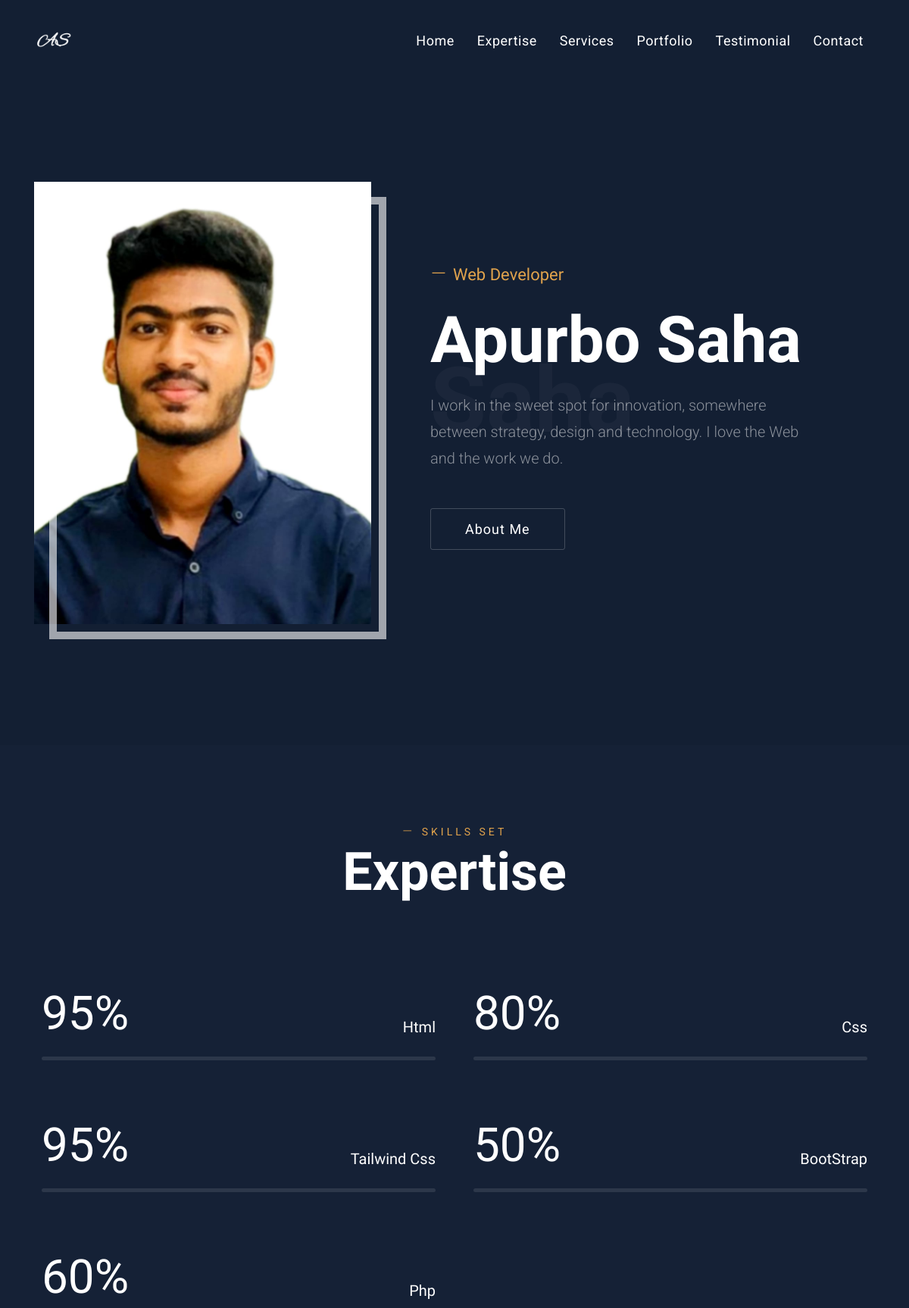
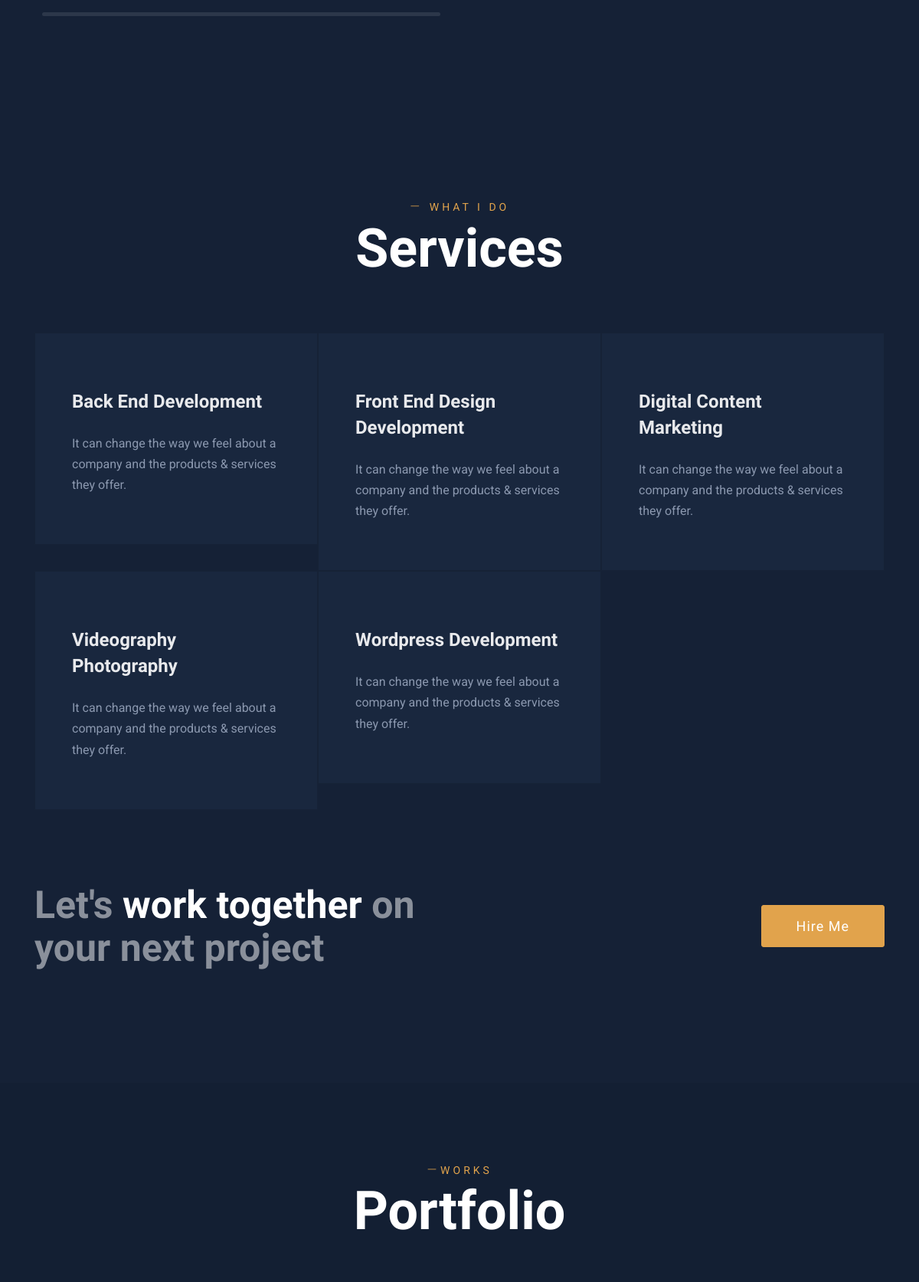
The page / (upper part) on the database its author committed (2 pictures, top to bottom).
### tables this page shows
CREATE TABLE `logos` (
  `Id` int(100) NOT NULL,
  `Header` varchar(100) NOT NULL,
  `Footer` varchar(100) NOT NULL
);

CREATE TABLE `abouts` (
  `Id` int(100) NOT NULL,
  `Designation` varchar(100) NOT NULL,
  `Name` varchar(100) NOT NULL,
  `Description` varchar(200) NOT NULL,
  `Image` varchar(100) NOT NULL
);

CREATE TABLE `skills` (
  `Id` int(100) NOT NULL,
  `Name` varchar(100) NOT NULL,
  `Parcentage` varchar(100) NOT NULL,
  `Status` varchar(100) NOT NULL DEFAULT '0'
);

CREATE TABLE `services` (
  `Id` int(100) NOT NULL,
  `Name` varchar(100) NOT NULL,
  `Description` varchar(200) NOT NULL,
  `Status` varchar(100) NOT NULL DEFAULT '0'
);

### index.php (the view, shortened to what this page needs)
<?php
require 'db.php';
$logo = "SELECT * FROM logos";
$logo_query = mysqli_query($db_connection, $logo);
$after_assoc_logo = mysqli_fetch_assoc($logo_query);
$select_data = "SELECT * FROM abouts";
$data_query = mysqli_query($db_connection, $select_data);
$after_assoc_data = mysqli_fetch_assoc($data_query);
$skill = "SELECT * FROM skills WHERE Status= 1";
$skill_res =  mysqli_query($db_connection, $skill);
$service = "SELECT * FROM services WHERE Status= 1";
$service_res = mysqli_query($db_connection, $service);
?>
<!DOCTYPE html>
<html lang="zxx">
<head>
	<link rel="stylesheet" href="plugins/bootstrap/css/bootstrap.min.css">
	<link rel="stylesheet" href="plugins/themify/css/themify-icons.css">
	<link rel="stylesheet" href="plugins/animate-css/animate.css">
	<link rel="stylesheet" href="plugins/aos/aos.css">
	<link rel="stylesheet" href="plugins/owl/assets/owl.carousel.min.css">
	<link rel="stylesheet" href="plugins/owl/assets/owl.theme.default.min.css">
	<link rel="stylesheet" href="plugins/slick-carousel/slick/slick.css">
	<link rel="stylesheet" href="plugins/slick-carousel/slick/slick-theme.css">
	<link rel="stylesheet" href="css/style.css">
</head>
<body class="portfolio" id="top">
	<nav class="navbar navbar-expand-lg bg-transprent py-4 fixed-top navigation" id="navbar">
		<div class="container">
			<a class="navbar-brand" href="index.html">
				<img src="logos/<?= $after_assoc_logo['Header'] ?>" alt="" width="50">
			</a>
			<div class="collapse navbar-collapse text-center" id="navbarsExample09">
				<ul class="navbar-nav ml-auto">
					<li class="nav-item"><a class="nav-link" href="index.php">Home</a></li>
					<li class="nav-item"><a class="nav-link smoth-scroll" href="#skillbar">Expertise</a></li>
					<li class="nav-item"><a class="nav-link smoth-scroll" href="#service">Services</a></li>
					<li class="nav-item"><a class="nav-link smoth-scroll" href="#portfolio">Portfolio</a></li>
					<li class="nav-item"><a class="nav-link smoth-scroll" href="#testimonial">Testimonial</a></li>
					<li class="nav-item"><a class="nav-link smoth-scroll" href="#contact">Contact</a></li>
				</ul>
			</div>
		</div>
	</nav>
	<section class="slider py-7 ">
		<div class="container">
			<div class="row align-items-center">
				<div class="col-lg-5 col-sm-12 col-12 col-md-5">
					<div class="slider-img position-relative">
						<img src="uploads/<?= $after_assoc_data['Image'] ?>" alt="" class="img-fluid w-100">
					</div>
				</div>
				<div class="col-lg-6 col-12 col-md-7">
					<?php
					$after_assoc = explode(' ', $after_assoc_data['Name']);
					$last = end($after_assoc);
					?>
					<div class="ml-5 position-relative mt-5 mt-lg-0">
						<span class="head-trans"><?= $last ?></span>
						<h1 class="font-weight-normal text-color text-md"><i class="ti-minus mr-2"></i><?= $after_assoc_data['Designation'] ?></h1>
						<h2 class="mt-3 text-lg mb-3 text-capitalize"><?= $after_assoc_data['Name'] ?></h2>
						<p class="animated fadeInUp lead mt-4 mb-5 text-white-50 lh-35"><?= $after_assoc_data['Description'] ?></p>
						<a href="#about" class="btn btn-solid-border">About Me</a>
					</div>
				</div>
			</div>
		</div>
	</section>
	<section class="section bg-gray" id="skillbar" data-aos="fade-up">
		<div class="container">
			<div class="row justify-content-center">
				<div class="col-lg-8">
					<div class="section-title text-center">
						<span class="text-color mb-0 text-uppercase letter-spacing text-sm"><i class="ti-minus mr-2"></i>Skills Set</span>
						<h2 class="title">Expertise</h2>
					</div>
				</div>
			</div>
			<div class="row">
				<?php foreach ($skill_res as $skills) { ?>
					<div class="col-lg-6 col-md-6">
						<div class="skill-bar mb-4 mb-lg-0">
							<div class="mb-4 text-right">
								<h4 class="font-weight-normal"><?= $skills['Name'] ?></h4>
							</div>
							<div class="progress">
								<div class="progress-bar" data-percent="<?= $skills['Parcentage'] ?>">
									<span class="percent-text"><span class="count"><?= $skills['Parcentage'] ?></span>%</span>
								</div>
							</div>
						</div>
					</div>
				<?php } ?>
			</div>
		</div>
	</section>
	<section class="section bg-gray" id="service" data-aos="fade-up">
		<div class="container">
			<div class="row justify-content-center">
				<div class="col-lg-8">
					<div class="section-title text-center">
						<span class="text-color mb-0 text-uppercase letter-spacing text-sm"><i class="ti-minus mr-2"></i>What i do</span>
						<h2 class="title">Services</h2>
					</div>
				</div>
			</div>
			<div class="row no-gutters">
				<?php foreach ($service_res as $services) { ?>
					<div class="col-lg-4 col-md-6">
						<div class="card p-5 rounded-0">
							<h3 class="my-4 text-capitalize"><?= $services['Name'] ?></h3>
							<p><?= $services['Description'] ?></p>
						</div>
					</div>
				<?php } ?>
			</div>
			<div class="row align-items-center mt-5" data-aos="fade-up">
				<div class="col-lg-6 mt-5">
					<h2 class="mb-5 text-lg-2 text-white-50">Let's <span class="text-white">work together</span> on your next project </h2>
				</div>
				<div class="col-lg-4 ml-auto text-right">
					<a href="#contact" class="btn btn-main text-white smoth-scroll">Hire Me</a>
				</div>
			</div>
		</div>
	</section>
	<section class="section" id="portfolio" data-aos="fade-up">
		<div class="container">
			<div class="row justify-content-center">
				<div class="col-lg-8">
					<div class="section-title text-center">
						<span class="text-color mb-0 text-uppercase letter-spacing text-sm"><i class="ti-minus"></i>works</span>
						<h2 class="title">Portfolio</h2>
					</div>
				</div>
			</div>
		</div>
	</section>
</body>
</html>

### css/style.css (style rules this page uses)
body { line-height: 1.7; font-family: "Roboto", sans-serif; -webkit-font-smoothing: antialiased; font-size: 16px; }
h1, h2, h3, h4, h5, h6 { font-family: "Work Sans", sans-serif; }
h1, h2, h3, h4, h5, h6 { font-weight: 700; }
h1 { font-size: 40px; line-height: 50px; }
h2 { font-size: 32px; line-height: 38px; }
h3 { font-size: 24px; line-height: 34px; }
h4 { font-size: 20px; line-height: 30px; }
p { color: #8b98af; }
body, html { overflow-x: hidden; width: 100%; }
.portfolio { background: #131f33; color: #fff; }
.btn { display: inline-block; font-size: 18px; padding: 13px 45px; text-transform: capitalize; font-weight: 400; letter-spacing: 1px; border-radius: 3px; transition: all 0.2s ease; border: 1px solid transparent; }
.btn-main { background: #e1a34c; color: #272727; border-color: #e1a34c; }
.btn-solid-border { border-color: rgba(255, 255, 255, 0.2); background: transparent; color: #fff; }
.bg-gray { background: #152136; }
.section { padding: 100px 0; }
.section-title { margin-bottom: 70px; }
.section-title span { letter-spacing: 4px; }
.section-title .title { text-transform: capitalize; }
.text-lg { font-size: 85px; line-height: 90px; }
.py-7 { padding-top: 15rem !important; padding-bottom: 10rem !important; }
.text-color { color: #e1a34c; }
.letter-spacing { letter-spacing: 1px; }
.text-sm { font-size: 14px; }
.text-md { font-size: 22px; }
.text-lg-2 { font-size: 50px; line-height: 56px; }
.title { font-size: 70px; line-height: 80px; position: relative; }
.navbar-nav .nav-link { text-transform: capitalize; font-size: 18px; letter-spacing: .5px; color: #fff; padding: 10px 15px !important; }
.navigation { transition: .3s ease; border-bottom: 1px solid transparent; }
.slider-img:before { position: absolute; content: ""; right: -20px; top: 20px; border: 10px solid rgba(255, 255, 255, 0.6); width: 100%; height: 100%; }
.head-trans { font-size: 120px; opacity: .03; position: absolute; top: 23%; font-weight: 700; text-transform: capitalize; }
.lh-35 { line-height: 35px; }
.skill-bar { padding: 80px 10px 0px 10px; }
.progress { height: 5px; width: 100%; background: rgba(255, 255, 255, 0.1); overflow: visible; position: relative; margin: 0 0 35px 0; border-radius: 3px; }
.progress-bar { position: absolute; width: 0; top: 0; left: 0; height: 100%; background: #e1a34c; border-radius: 3px; transition: all 3s ease-in-out; }
.progress-bar .percent-text { font-size: 62px; color: #fff; position: absolute; top: -110px; left: 0; }
#service .card { transition: all .35s ease; background: #19273e; }
#service .card h3 { transition: all .35s ease; opacity: .9; }

### rows shown on the page
logos: Header (picture)
abouts: Image (picture), Designation "Web Developer", Name "Apurbo Saha", Description "I work in the sweet spot for innovation, somewhere between strategy, design and technology. I love the Web and the work we do."
skills: Name "Html", Parcentage "95"
skills: Name "Css", Parcentage "80"
skills: Name "Tailwind Css", Parcentage "95"
skills: Name "BootStrap", Parcentage "50"
skills: Name "Php", Parcentage "60"
services: Name "Back End Development", Description "It can change the way we feel about a company and the products & services they offer."
services: Name "Front End Design Development", Description "It can change the way we feel about a company and the products & services they offer."
services: Name "Digital Content Marketing", Description "It can change the way we feel about a company and the products & services they offer."
services: Name "Videography Photography", Description "It can change the way we feel about a company and the products & services they offer."
services: Name "Wordpress Development", Description "It can change the way we feel about a company and the products & services they offer."

### other values the page prints
$last "Saha"
